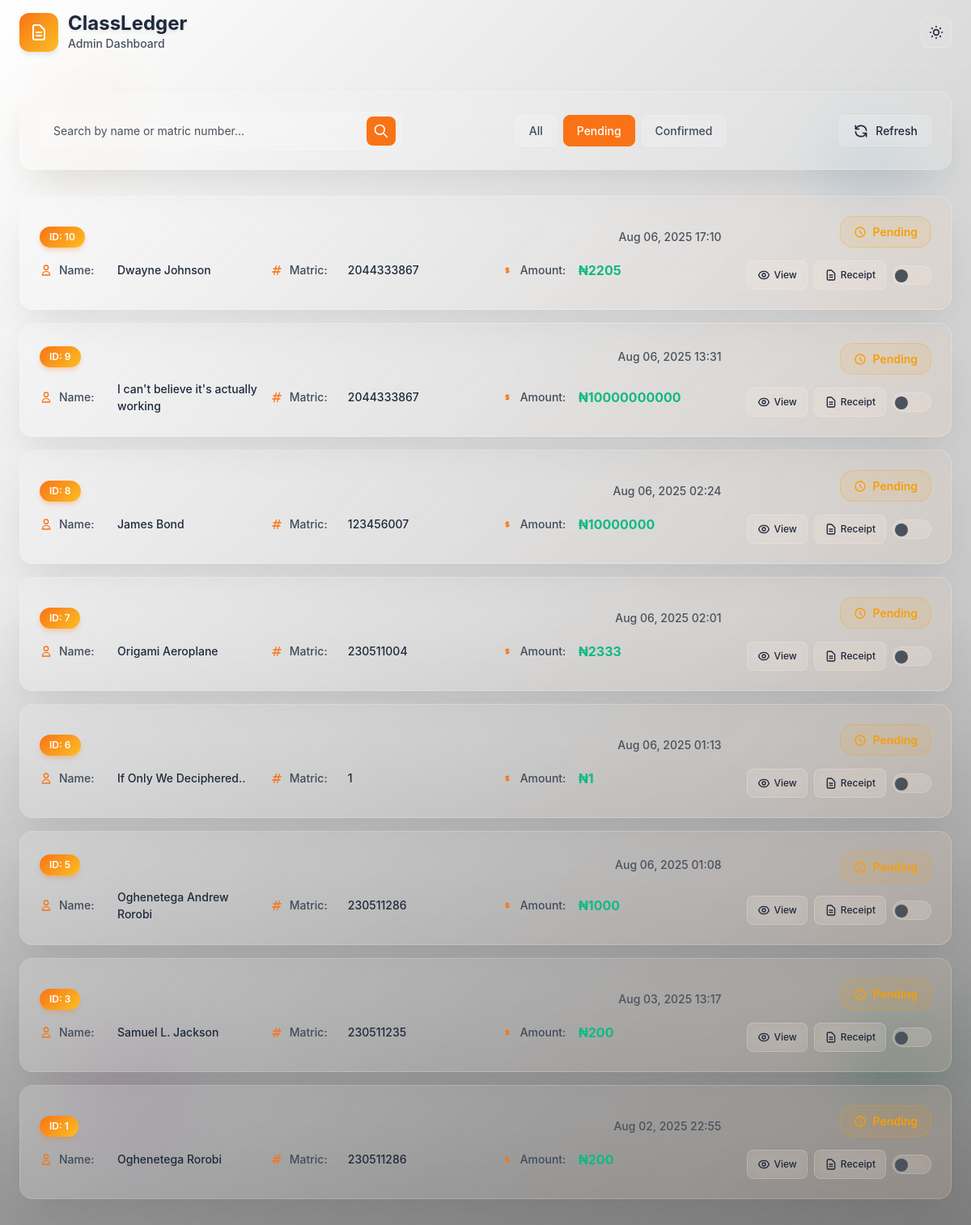
The app's page /admin-dashboard/?search=&status=pending (signed in) with its own data.
### main/models.py (models this page shows)
class Payment(models.Model):
    name = models.CharField(max_length=100, null=False, blank=False)
    matric_number = models.BigIntegerField(null=False, blank=False)
    amount = models.IntegerField(null=False, blank=False)
    reason = models.CharField(max_length=200, null=True, blank=True)
    receipt = models.ImageField(upload_to='receipt_images', null=False, blank=False)
    confirmed = models.BooleanField(default=False)
    timestamp = models.DateTimeField(auto_now_add=True)
    class Meta:
        ordering = ['-timestamp']

### admin_dashboard/views.py (the view)
# urls.py: path('', views.dashboard_view, name='dashboard'),
@login_required
def dashboard_view(request):
    search_query = request.GET.get('search', '')
    status_filter = request.GET.get('status', 'all')
    payments = Payment.objects.all()
    if search_query:
        payments = payments.filter(
            Q(name__icontains=search_query) |
            Q(matric_number__icontains=search_query)
        )
    if status_filter == 'confirmed':
        payments = payments.filter(confirmed=True)
    elif status_filter == 'pending':
        payments = payments.filter(confirmed=False)
    paginator = Paginator(payments, 20)  # Show 20 payments per page
    page_number = request.GET.get('page')
    page_obj = paginator.get_page(page_number)
    total_payments = Payment.objects.count()
    confirmed_payments = Payment.objects.filter(confirmed=True).count()
    pending_payments = Payment.objects.filter(confirmed=False).count()
    total_amount = sum(payment.amount for payment in Payment.objects.filter(confirmed=True))
    context = {
        'page_obj': page_obj,
        'search_query': search_query,
        'status_filter': status_filter,
        'stats': {
            'total': total_payments,
            'confirmed': confirmed_payments,
            'pending': pending_payments,
            'total_amount': total_amount,
        }
    }
    return render(request, 'admin_dashboard/dashboard.html', context)

### admin_dashboard/templates/admin_dashboard/dashboard.html (shortened to what this page needs)
<!DOCTYPE html>
<html lang="en">
<head>
    <script src="https://cdn.tailwindcss.com"></script>
    {% load static %}
    <link rel="stylesheet" href="{% static 'admin_dashboard/css/dashboard.css' %}">
</head>
<body class="min-h-screen relative overflow-x-hidden transition-colors duration-300">
    <div class="background-container">
        <div class="background-overlay"></div>
        <div class="background-gradient"></div>
    </div>
    <div class="decorative-elements">
        <div class="floating-element floating-1"></div>
        <div class="floating-element floating-2"></div>
        <div class="floating-element floating-3"></div>
        <div class="floating-element floating-4"></div>
    </div>
    <nav class="relative z-20 px-6 py-4 border-b border-white/10">
        <div class="max-w-7xl mx-auto flex items-center justify-between">
            <div class="flex items-center space-x-3">
                <div class="logo-container">
                    <svg class="w-6 h-6 text-white" fill="none" stroke="currentColor" viewBox="0 0 24 24">
                        <path stroke-linecap="round" stroke-linejoin="round" stroke-width="2" d="M9 12h6m-6 4h6m2 5H7a2 2 0 01-2-2V5a2 2 0 012-2h5.586a1 1 0 01.707.293l5.414 5.414a1 1 0 01.293.707V19a2 2 0 01-2 2z"></path>
                    </svg>
                </div>
                <div>
                    <span class="nav-brand">ClassLedger</span>
                    <span class="nav-subtitle">Admin Dashboard</span>
                </div>
            </div>
            <button id="themeToggle" class="theme-toggle" title="Toggle theme">
            </button>
        </div>
    </nav>
    <div class="relative z-10 max-w-7xl mx-auto px-6 py-8">
        <div class="mb-8">
            <div class="glass-card p-6">
                <div class="flex flex-col md:flex-row gap-4 items-center justify-between">
                    <div class="flex-1 max-w-md">
                        <form method="GET" class="relative">
                            <input
                                type="text"
                                name="search"
                                value="{{ search_query }}"
                                placeholder="Search by name or matric number..."
                                class="search-input"
                            >
                            <button type="submit" class="search-btn">
                                <svg class="w-5 h-5" fill="none" stroke="currentColor" viewBox="0 0 24 24">
                                    <path stroke-linecap="round" stroke-linejoin="round" stroke-width="2" d="M21 21l-6-6m2-5a7 7 0 11-14 0 7 7 0 0114 0z"></path>
                                </svg>
                            </button>
                        </form>
                    </div>
                    <div class="flex gap-2">
                        <a href="?search={{ search_query }}&status=all"
                           class="filter-btn {% if status_filter == 'all' %}active{% endif %}">
                            All
                        </a>
                        <a href="?search={{ search_query }}&status=pending"
                           class="filter-btn {% if status_filter == 'pending' %}active{% endif %}">
                            Pending
                        </a>
                        <a href="?search={{ search_query }}&status=confirmed"
                           class="filter-btn {% if status_filter == 'confirmed' %}active{% endif %}">
                            Confirmed
                        </a>
                    </div>
                    <button id="refreshBtn" class="refresh-btn">
                        <svg class="w-5 h-5" fill="none" stroke="currentColor" viewBox="0 0 24 24">
                            <path stroke-linecap="round" stroke-linejoin="round" stroke-width="2" d="M4 4v5h.582m15.356 2A8.001 8.001 0 004.582 9m0 0H9m11 11v-5h-.581m0 0a8.003 8.003 0 01-15.357-2m15.357 2H15"></path>
                        </svg>
                        Refresh
                    </button>
                </div>
            </div>
        </div>
        <div class="space-y-4" id="paymentsList">
            {% for payment in page_obj %}
            <div class="payment-card" data-payment-id="{{ payment.id }}">
                <div class="card-gradient"></div>
                <div class="payment-card-content">
                    <div class="payment-info">
                        <div class="payment-header">
                            <div class="payment-id">ID: {{ payment.id }}</div>
                            <div class="payment-timestamp">{{ payment.timestamp|date:"M d, Y H:i" }}</div>
                        </div>
                        <div class="payment-details">
                            <div class="detail-row">
                                <svg class="detail-icon" fill="none" stroke="currentColor" viewBox="0 0 24 24">
                                    <path stroke-linecap="round" stroke-linejoin="round" stroke-width="2" d="M16 7a4 4 0 11-8 0 4 4 0 018 0zM12 14a7 7 0 00-7 7h14a7 7 0 00-7-7z"></path>
                                </svg>
                                <span class="detail-label">Name:</span>
                                <span class="detail-value">{{ payment.name }}</span>
                            </div>
                            <div class="detail-row">
                                <svg class="detail-icon" fill="none" stroke="currentColor" viewBox="0 0 24 24">
                                    <path stroke-linecap="round" stroke-linejoin="round" stroke-width="2" d="M7 20l4-16m2 16l4-16M6 9h14M4 15h14"></path>
                                </svg>
                                <span class="detail-label">Matric:</span>
                                <span class="detail-value">{{ payment.matric_number }}</span>
                            </div>
                            <div class="detail-row">
                                <svg class="detail-icon" fill="none" stroke="currentColor" viewBox="0 0 24 24">
                                    <path stroke-linecap="round" stroke-linejoin="round" stroke-width="2" d="M12 8c-1.657 0-3 .895-3 2s1.343 2 3 2 3 .895 3 2-1.343 2-3 2m0-8c1.11 0 2.08.402 2.599 1M12 8V7m0 1v8m0 0v1m0-1c-1.11 0-2.08-.402-2.599-1"></path>
                                </svg>
                                <span class="detail-label">Amount:</span>
                                <span class="detail-value amount">₦{{ payment.amount }}</span>
                            </div>
                        </div>
                    </div>
                    <div class="payment-actions">
                        <div class="status-section">
                            <div class="status-badge {% if payment.confirmed %}confirmed{% else %}pending{% endif %}">
                                {% if payment.confirmed %}
                                    <svg class="status-icon" fill="none" stroke="currentColor" viewBox="0 0 24 24">
                                        <path stroke-linecap="round" stroke-linejoin="round" stroke-width="2" d="M5 13l4 4L19 7"></path>
                                    </svg>
                                    Confirmed
                                {% else %}
                                    <svg class="status-icon" fill="none" stroke="currentColor" viewBox="0 0 24 24">
                                        <path stroke-linecap="round" stroke-linejoin="round" stroke-width="2" d="M12 8v4l3 3m6-3a9 9 0 11-18 0 9 9 0 0118 0z"></path>
                                    </svg>
                                    Pending
                                {% endif %}
                            </div>
                        </div>
                        <div class="action-buttons">
                            <button class="action-btn view-btn" onclick="viewPaymentDetails({{ payment.id }})">
                                View
                            </button>
                            <a href="{{ payment.receipt.url }}" target="_blank">
                              <button class="action-btn receipt-btn">
                                  <svg class="w-4 h-4" fill="none" stroke="currentColor" viewBox="0 0 24 24">
                                      <path stroke-linecap="round" stroke-linejoin="round" stroke-width="2" d="M9 12h6m-6 4h6m2 5H7a2 2 0 01-2-2V5a2 2 0 012-2h5.586a1 1 0 01.707.293l5.414 5.414a1 1 0 01.293.707V19a2 2 0 01-2 2z"></path>
                                  </svg>
                                  Receipt
                              </button>
                            </a>
                            <label class="confirmation-toggle">
                                <span class="toggle-slider"></span>
                            </label>
                        </div>
                    </div>
                </div>
            </div>
            {% endfor %}
        </div>
    </div>
</body>
</html>

### records on screen
Payment: id "10", timestamp "Aug 06, 2025 17:10", name "Dwayne Johnson", matric_number "2044333867", amount "2205", confirmed False (drawn)
Payment: id "9", timestamp "Aug 06, 2025 13:31", name "I can't believe it's actually working", matric_number "2044333867", amount "10000000000", confirmed False (drawn)
Payment: id "8", timestamp "Aug 06, 2025 02:24", name "James Bond", matric_number "123456007", amount "10000000", confirmed False (drawn)
Payment: id "7", timestamp "Aug 06, 2025 02:01", name "Origami Aeroplane", matric_number "230511004", amount "2333", confirmed False (drawn)
Payment: id "6", timestamp "Aug 06, 2025 01:13", name "If Only We Deciphered..", matric_number "1", amount "1", confirmed False (drawn)
Payment: id "5", timestamp "Aug 06, 2025 01:08", name "Oghenetega Andrew Rorobi", matric_number "230511286", amount "1000", confirmed False (drawn)
Payment: id "3", timestamp "Aug 03, 2025 13:17", name "Samuel L. Jackson", matric_number "230511235", amount "200", confirmed False (drawn)
Payment: id "1", timestamp "Aug 02, 2025 22:55", name "Oghenetega Rorobi", matric_number "230511286", amount "200", confirmed False (drawn)
